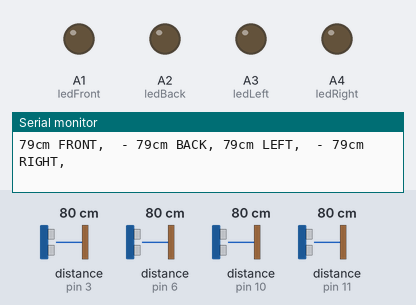
The sketch below on a simulated Arduino Uno, built with avr-gcc and run on an emulated ATmega328P. Parts: output pins drawn as LEDs (lit = HIGH), the last lines printed to the serial monitor. Wiring (inferred from the names in the program): 4 × ultrasonic range finder: trigger pin 8, echo pin 3 / trigger pin 12, echo pin 10 / trigger A0, echo pin 6 / trigger A5, echo pin 11. The test bench sets the inputs (shaded band); at power-on: distance to the obstacle (sensors on pin 3, pin 6, pin 10, pin 11) 80 cm. The echo pulse lasts 58.3 µs per cm; pins used as bus, display or sensor lines are not drawn.

Above: at 1.2 s.
1.3 s: distance to the obstacle (sensor on pin 3) set to 2 cm
At 2.1 s:
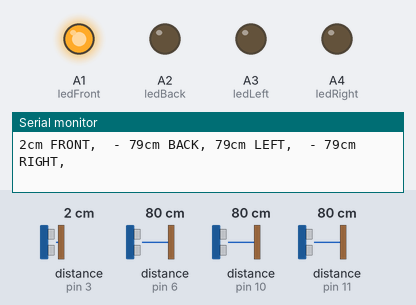
2.8 s: distance to the obstacle (sensor on pin 3) set to 18 cm
At 4.0 s:
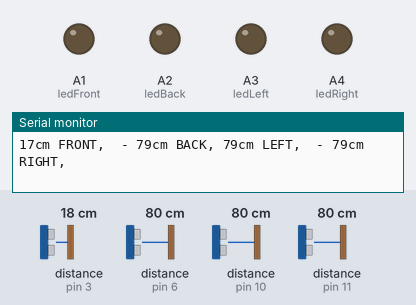
4.3 s: distance to the obstacle (sensor on pin 6) set to 12 cm
5.8 s: distance to the obstacle (sensor on pin 6) set to 9 cm
At 6.9 s:
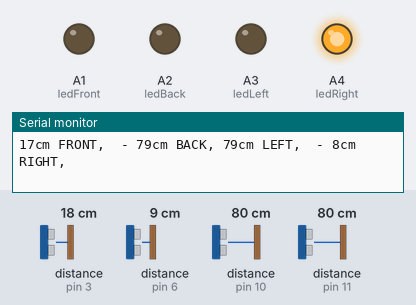
7.3 s: distance to the obstacle (sensor on pin 10) set to 12 cm
8.8 s: distance to the obstacle (sensor on pin 10) set to 9 cm
At 9.5 s:
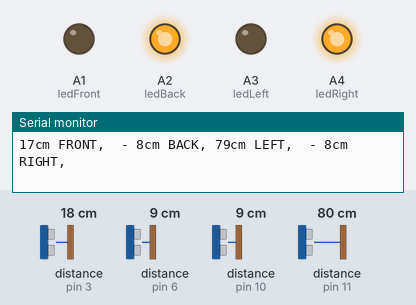
Timing chart, 0 to 11.3 s (numbered marks = the images above; inputs shaded):
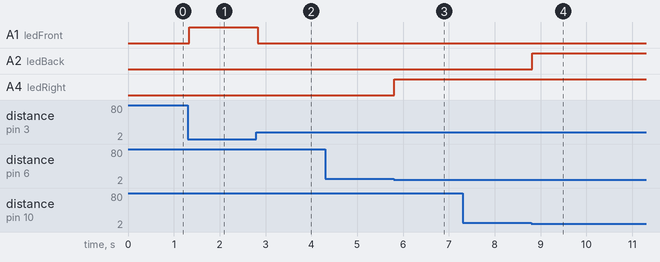

The sketch:

UltraSonic.ino
```cpp
#define trigPin1 8
#define echoPin1 3
#define trigPin2 12
#define echoPin2 10
#define trigPin3 A5
#define echoPin3 11
#define trigPin4 A0
#define echoPin4 6
#define INTERVAL_MESSAGE 1000
#define INTERVAL_STOP 5000

int ledFront = A1;
int ledBack = A2;
int ledLeft = A3;
int ledRight = A4;

unsigned long time_ = 0;
long duration, distance,BackSensor,FrontSensor, LeftSensor, RightSensor;

int maximumRange = 400; // Maximum range needed
int minimumRange = 10; // Minimum range needed

void setup() {
  Serial.begin (9600);
  pinMode(trigPin1, OUTPUT);
  pinMode(echoPin1, INPUT);
  pinMode(trigPin2, OUTPUT);
  pinMode(echoPin2, INPUT);
  pinMode(trigPin3, OUTPUT);
  pinMode(echoPin3, INPUT);
  pinMode(trigPin4, OUTPUT);
  pinMode(echoPin4, INPUT);

  pinMode(ledFront, OUTPUT);
  pinMode(ledBack, OUTPUT);
  pinMode(ledLeft, OUTPUT);
  pinMode(ledRight, OUTPUT);
}

void loop() {

  SonarSensor(trigPin1, echoPin1);
  FrontSensor = distance;
  SonarSensor(trigPin2, echoPin2);
  BackSensor = distance;
  SonarSensor(trigPin3, echoPin3);
  LeftSensor = distance;
  SonarSensor(trigPin4, echoPin4);
  RightSensor = distance;
  DetectObstacle();
  if(millis() > time_ + INTERVAL_MESSAGE){
        time_ = millis();
       // print_time(time_);
        Serial.print(FrontSensor);
        Serial.print("cm FRONT, ");
        Serial.print(" - ");
        Serial.print(BackSensor);
        Serial.print("cm BACK, ");
        Serial.print(LeftSensor);
        Serial.print("cm LEFT, ");
        Serial.print(" - ");
        Serial.print(RightSensor);
        Serial.print("cm RIGHT, ");
        Serial.println();
 }
}

void SonarSensor(int trigPin,int echoPin)
{
digitalWrite(trigPin, LOW);
delayMicroseconds(2);
digitalWrite(trigPin, HIGH);
delayMicroseconds(10);
digitalWrite(trigPin, LOW);
duration = pulseIn(echoPin, HIGH);
distance = (duration/2) / 29.1;
}

void DetectObstacle()
{
  if(FrontSensor > maximumRange || FrontSensor < minimumRange)
  {
    digitalWrite(ledFront, HIGH);
    if(millis() > time_ + INTERVAL_STOP){
      time_ = millis();
     // print_time(time_);
      Serial.println("Front sensor stops");
    }
  }
  else if(BackSensor > maximumRange || BackSensor < minimumRange)
  {
    digitalWrite(ledBack, HIGH);
    if(millis() > time_ + INTERVAL_STOP){
      time_ = millis();
    //  print_time(time_);
      Serial.println("Back sensor stops");
    }
  }
  else if(LeftSensor > maximumRange || LeftSensor < minimumRange)
  {
    digitalWrite(ledLeft, HIGH);
    if(millis() > time_ + INTERVAL_STOP){
      time_ = millis();
     // print_time(time_);
      Serial.println("Left sensor stops");
    }
  }
  else if(RightSensor > maximumRange || RightSensor < minimumRange)
  {
    digitalWrite(ledRight, HIGH);
    if(millis() > time_ + INTERVAL_STOP){
      time_ = millis();
      //print_time(time_);
      Serial.println("Right sensor stops");
    }
  }
  else
  {
    digitalWrite(ledFront, LOW);
    digitalWrite(ledBack, LOW);
    digitalWrite(ledLeft, LOW);
    digitalWrite(ledRight, LOW);
  }
}

void print_time(unsigned long time_millis){
    Serial.print("Time: ");
    Serial.print(time_millis/1000);
    Serial.print("s - ");
}
```

Measured:
- the behaviour switches between 11 and 10 cm on distance to the obstacle (sensor on pin 6) (found by bisection; images 2 and 3)
- the behaviour switches between 11 and 10 cm on distance to the obstacle (sensor on pin 10) (found by bisection; images 3 and 4)
- after the input at 1.3 s, A1 (ledFront): LOW → HIGH at once
- after the input at 2.8 s, A1 (ledFront): HIGH → LOW at once
- after the input at 5.8 s, A4 (ledRight): LOW → HIGH at once
- after the input at 8.8 s, A2 (ledBack): LOW → HIGH at once
